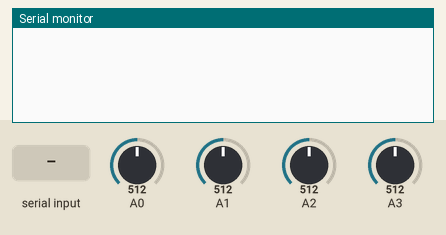
Recording of a sketch running on a simulated Arduino Uno, built with avr-gcc and run on an emulated ATmega328P. On the bench: the last lines printed to the serial monitor. The test bench sets the inputs (shaded band); at power-on: A0 = 512, A1 = 512, A2 = 512, A3 = 512.

Above: at 1.2 s.
1.3 s: "s" received over the second serial link
At 2.7 s:
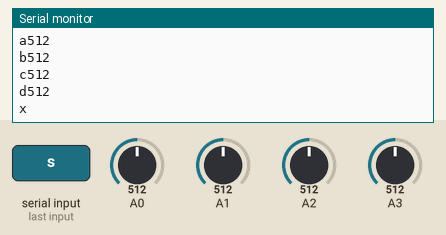
3.4 s: A0 set to 716
At 4.0 s:
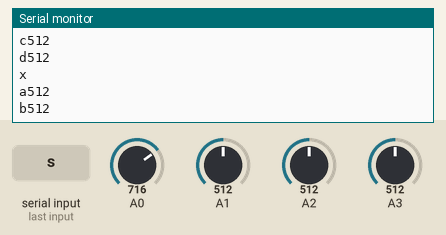
4.9 s: A1 set to 716
At 5.13 s:
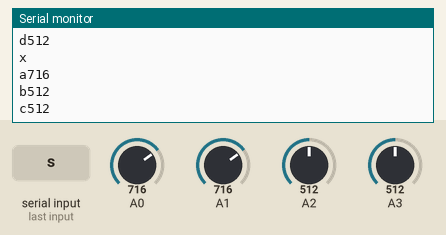
6.4 s: A2 set to 716
At 7.29 s:
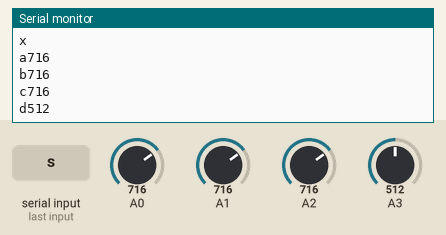
7.9 s: A3 set to 716
At 8.9 s:
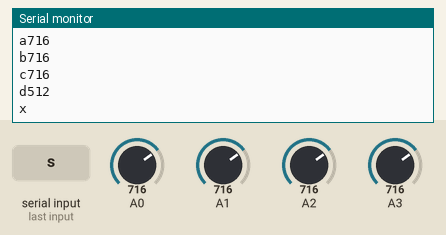
9.4 s: A0 set to 992
At 10.0 s:
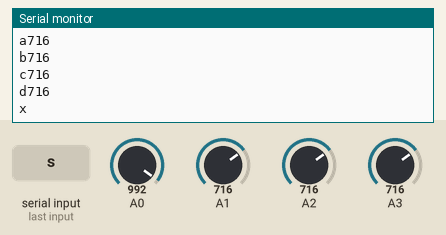
Timing chart, 0 to 11.9 s (numbered marks = the images above; inputs shaded):
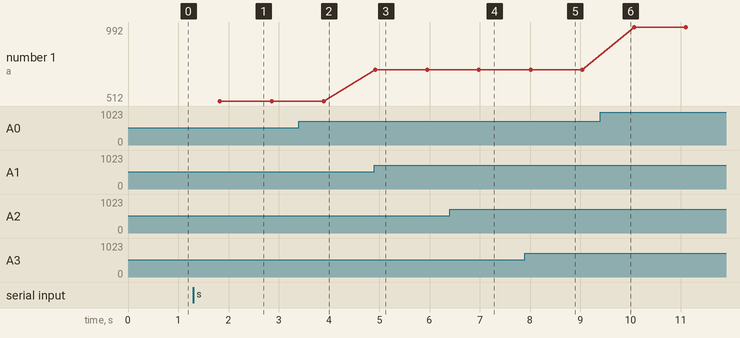

The sketch:

ream_hind.ino
```cpp
#include <SoftwareSerial.h>
SoftwareSerial bt(2, 3);
String aa , bb , cc , dd ;
char g ;
int a,b,c,d;
void setup() {
  // put your setup code here, to run once:
  Serial.begin(9600);
  bt.begin(9600);
  pinMode(A0, INPUT);
  pinMode(A1, INPUT);
  pinMode(A2, INPUT);
  pinMode(A3, INPUT);
}

void loop() {
  // put your main code here, to run repeatedly:
  g = bt.read();
  if (g == 's' ) {

here:
    g = bt.read();

    if (g == 'p') goto there;

    a = analogRead(A0);
    b = analogRead(A1);
    c = analogRead(A2);
    d = analogRead(A3);


    if (a < 1000 ) {
      aa = '0' + String(a) ;
    }
    if (a < 100 ) {
      aa = '0' + aa ;
    }
    if (a < 10 ) {
      aa = '0' + aa ;
    }
    else   aa = String (a);


    if (b < 1000 ) {
      bb = '0' + String(b) ;
    }
    if (b < 100 ) {
      bb = '0' + bb ;
    }
    if (b < 10 ) {
      bb = '0' + bb ;
    }
    else   bb = String (b);


    if (c < 1000 ) {
      cc = '0' + String(c) ;
    }
    if (c < 100 ) {
      cc = '0' + cc ;
    }
    if (c < 10 ) {
      cc = '0' + cc ;
    }
    else   cc = String (c);


    if (d < 1000 ) {
      dd = '0' + String(d) ;
    }
    if (d < 100 ) {
      dd = '0' + dd ;
    }
    if (d < 10 ) {
      dd = '0' + dd ;
    }
    else   dd = String (d);


    bt.print("a");
    bt.println(aa);
    delay(100);
    bt.print("b");
    bt.println(bb);
    delay(100);
    bt.print("c");
    bt.println(cc);
    delay(100);
    bt.print("d");
    bt.println(dd);
    delay(100);
    bt.println("x");
    delay(100);


    Serial.print("a");
    Serial.println(aa);
    delay(100);
    Serial.print("b");
    Serial.println(bb);
    delay(100);
    Serial.print("c");
    Serial.println(cc);
    delay(100);
    Serial.print("d");
    Serial.println(dd);
    delay(100);
    Serial.println("x");
    delay(100);
    goto here;
there :;

  }


}
```

Measured:
- after the input at 1.3 s, the serial monitor: prints a new line after 0.53 s (image 1)
- after the input at 6.4 s, the serial monitor: prints a new line after 0.78 s (image 4)
- plotted number 1: 716 → 992 after the input at 9.4 s
